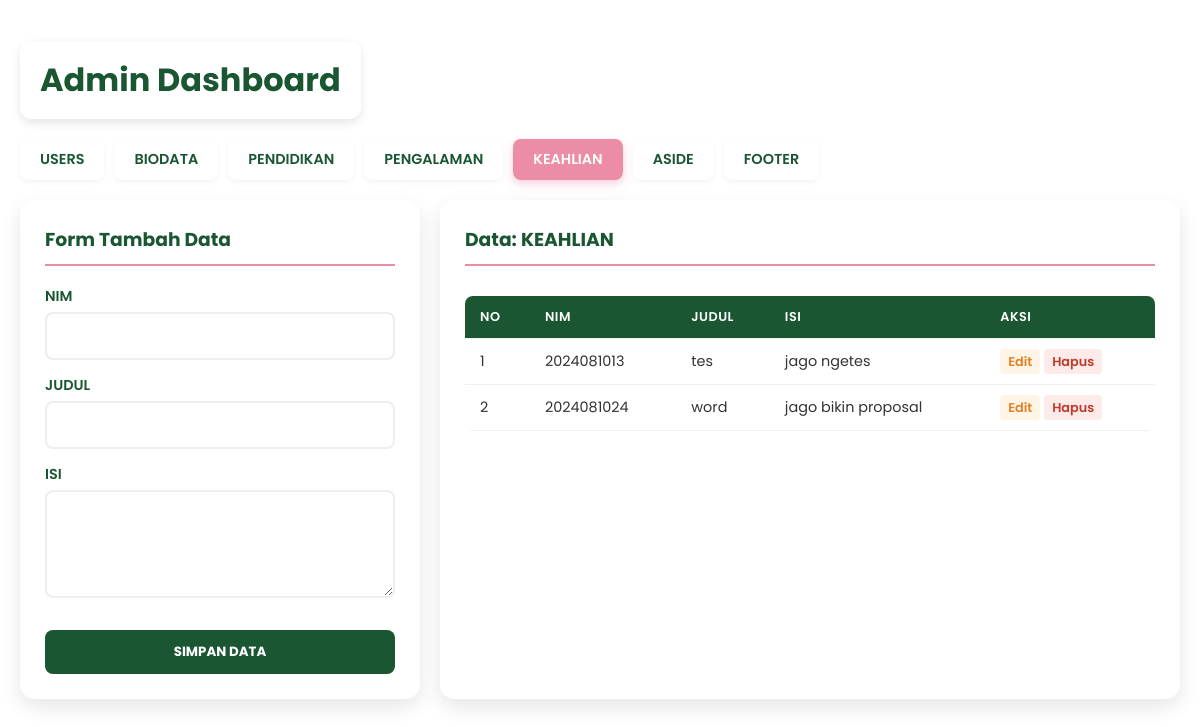
Screenshot of /admin_profile.php?tabel=tbl_keahlian with the database file from the repository.
### tables this page shows
CREATE TABLE `tbl_keahlian` (
  `id_keahlian` int(11) NOT NULL,
  `nim` varchar(20) DEFAULT NULL,
  `judul` varchar(100) DEFAULT NULL,
  `isi` text DEFAULT NULL
);

### admin_profile.php (the view, shortened to what this page needs)
<?php
include("koneksi.php");
$tabel_aktif = isset($_GET['tabel']) ? $_GET['tabel'] : 'tbl_users';
$allowed_tables = [
    'tbl_users'      => ['pk' => 'id_user', 'cols' => ['nim', 'nama_lengkap', 'foto_profil']],
    'tbl_biodata'    => ['pk' => 'id_biodata', 'cols' => ['nim', 'judul', 'isi']],
    'tbl_pendidikan' => ['pk' => 'id_pendidikan', 'cols' => ['nim', 'institusi', 'jurusan', 'tahun']],
    'tbl_pengalaman' => ['pk' => 'id_pengalaman', 'cols' => ['nim', 'judul', 'isi', 'foto']],
    'tbl_keahlian'   => ['pk' => 'id_keahlian', 'cols' => ['nim', 'judul', 'isi']],
    'tbl_aside'      => ['pk' => 'id_aside', 'cols' => ['nim', 'foto', 'nama_kegiatan', 'judul_lagu', 'keterangan', 'lagu']],
    'tbl_footer'     => ['pk' => 'id_footer', 'cols' => ['nim', 'linkedin', 'spotify', 'instagram', 'copyright', 'quote']]
];
$primaryKey = $allowed_tables[$tabel_aktif]['pk'];
$columns    = $allowed_tables[$tabel_aktif]['cols'];
$v_data = [];
$op     = isset($_GET['op']) ? $_GET['op'] : '';
?>
<!DOCTYPE html>
<html lang="id">
<head>
</head>
<body>
    <h1>Admin Dashboard</h1>
    <div class="nav-tabs">
        <?php foreach ($allowed_tables as $tbl => $info): ?>
            <a href="?tabel=<?php echo $tbl; ?>" class="<?php echo ($tabel_aktif == $tbl) ? 'active' : ''; ?>">
                <?php echo strtoupper(str_replace('tbl_', '', $tbl)); ?>
            </a>
        <?php endforeach; ?>
    </div>
    <div class="container">
        <div class="card" style="flex: 0 0 400px;">
            <h3>Form <?php echo ($op == 'edit') ? 'Edit' : 'Tambah'; ?> Data</h3>
            <form action="" method="POST" enctype="multipart/form-data">
                <?php if($tabel_aktif == 'tbl_aside'): ?>
                    <label>NIM</label>
                    <input type="text" name="nim" value="<?= $v_data['nim'] ?? '' ?>">
                    <div class="input-group-custom">
                        <strong>BAGIAN 1: KARTU HOBI</strong>
                        <label>Nama Kegiatan</label>
                        <input type="text" name="nama_kegiatan" value="<?= $v_data['nama_kegiatan'] ?? '' ?>" placeholder="Contoh: Membaca">
                        <label>Foto Kegiatan</label>
                        <input type="file" name="foto">
                        <input type="hidden" name="foto_old" value="<?= $v_data['foto'] ?? '' ?>">
                        <?php if(!empty($v_data['foto'])): ?>
                            <div class="form-preview">
                                <img src="uploads/<?= $v_data['foto'] ?>">
                                <label class="checkbox-del"><input type="checkbox" name="delete_foto" value="1"> Hapus foto?</label>
                            </div>
                        <?php endif; ?>
                    </div>
                    <div class="input-group-custom" style="border-left-color: #EC8CA6;">
                        <strong style="color: #EC8CA6;">BAGIAN 2: MUSIK</strong>
                        <label>Judul Lagu</label>
                        <input type="text" name="judul_lagu" value="<?= $v_data['judul_lagu'] ?? '' ?>" placeholder="Contoh: Kabar Bahagia">
                        <label>Artis / Keterangan</label>
                        <input type="text" name="keterangan" value="<?= $v_data['keterangan'] ?? '' ?>" placeholder="Contoh: Rumahsakit">
                        <label>File Lagu (.mp3)</label>
                        <input type="file" name="lagu" accept=".mp3,audio/*">
                        <input type="hidden" name="lagu_old" value="<?= $v_data['lagu'] ?? '' ?>">
                        <?php if(!empty($v_data['lagu'])): ?>
                            <div class="form-preview">
                                🎵 <?= $v_data['lagu'] ?>
                                <label class="checkbox-del"><input type="checkbox" name="delete_lagu" value="1"> Hapus lagu?</label>
                            </div>
                        <?php endif; ?>
                    </div>
                <?php else: ?>
                    <?php foreach ($columns as $col) {
                        $val = $v_data[$col] ?? '';
                        echo "<label>".strtoupper(str_replace('_',' ',$col))."</label>";
                        if (strpos($col, 'foto') !== false) {
                            echo "<input type='file' name='$col'>";
                            echo "<input type='hidden' name='{$col}_old' value='$val'>";
                            if (!empty($val)) {
                                echo "<div class='form-preview'><img src='uploads/$val'>";
                                echo "<label class='checkbox-del'><input type='checkbox' name='delete_$col' value='1'> Hapus foto ini?</label></div>";
                            }
                        } elseif ($col == 'isi' || $col == 'quote') {
                            echo "<textarea name='$col' rows='4'>$val</textarea>";
                        } else {
                            echo "<input type='text' name='$col' value='$val'>";
                        }
                    } ?>
                <?php endif; ?>
                <input type="submit" name="simpan" value="SIMPAN DATA" class="btn-save">
            </form>
        </div>
        <div class="card">
            <h3>Data: <?php echo strtoupper(str_replace('tbl_', '', $tabel_aktif)); ?></h3>
            <div style="overflow-x:auto;">
                <table>
                    <thead>
                        <tr>
                            <th>No</th>
                            <?php foreach ($columns as $col) echo "<th>".strtoupper(str_replace('_',' ',$col))."</th>"; ?>
                            <th>AKSI</th>
                        </tr>
                    </thead>
                    <tbody>
                        <?php
                        $r = $DB->query("SELECT * FROM $tabel_aktif ORDER BY $primaryKey DESC");
                        $no = 1;
                        while ($d = $r->fetch_assoc()) {
                            echo "<tr><td>".$no++."</td>";
                            foreach ($columns as $col) {
                                $isi = $d[$col] ?? '';
                                if(strpos($col, 'foto') !== false && !empty($isi))
                                    echo "<td><img src='uploads/$isi' class='preview'></td>";
                                elseif($col == 'lagu' && !empty($isi))
                                    echo "<td>🎵 Ada</td>";
                                else
                                    echo "<td>".(strlen($isi)>40 ? substr($isi,0,40)."..." : $isi)."</td>";
                            }
                            echo "<td>
                                <a href='?tabel=$tabel_aktif&op=edit&id={$d[$primaryKey]}' class='act-btn edit'>Edit</a>
                                <a href='?tabel=$tabel_aktif&op=hapus&id={$d[$primaryKey]}' onclick='return confirm(\"Yakin hapus data ini?\")' class='act-btn hapus'>Hapus</a>
                            </td></tr>";
                        }
                        ?>
                    </tbody>
                </table>
            </div>
        </div>
    </div>
</body>
</html>

### admin_profile.php (style rules this page uses)
* { box-sizing: border-box; }
body { font-family: 'Poppins', sans-serif; background: url('https://i.pinimg.com/1200x/59/c5/3e/59c53e7770ca3e101c78aabc9da77d4f.jpg') no-repeat center center fixed; background-size: cover; color: #333; padding: 20px; margin: 0; }
h1 { color: #1a5632; background: rgba(255, 255, 255, 0.9); padding: 15px 20px; border-radius: 12px; display: inline-block; box-shadow: 0 4px 10px rgba(0,0,0,0.1); margin-bottom: 20px; font-weight: 700; }
.nav-tabs { display: flex; flex-wrap: wrap; gap: 10px; margin-bottom: 20px; }
.nav-tabs a { text-decoration: none; padding: 10px 20px; background: rgba(255, 255, 255, 0.8); color: #1a5632; border-radius: 8px; font-weight: 600; font-size: 0.9rem; transition: all 0.3s ease; box-shadow: 0 2px 5px rgba(0,0,0,0.05); }
.nav-tabs a.active { background: #EC8CA6; color: white; box-shadow: 0 4px 10px rgba(236, 140, 166, 0.4); }
.container { display: flex; gap: 20px; flex-direction: column; }
@media (min-width: 900px) { .container { flex-direction: row; } }
.card { background: rgba(255, 255, 255, 0.95); padding: 25px; border-radius: 15px; box-shadow: 0 8px 20px rgba(0,0,0,0.1); flex: 1; backdrop-filter: blur(5px); }
.card h3 { margin-top: 0; color: #1a5632; border-bottom: 2px solid #EC8CA6; padding-bottom: 10px; margin-bottom: 20px; }
label { display: block; margin-top: 15px; font-weight: 600; font-size: 0.9rem; margin-bottom: 5px; color: #1a5632; }
input[type="text"], textarea { width: 100%; padding: 12px; border: 2px solid #eee; border-radius: 8px; font-family: 'Poppins', sans-serif; }
.btn-save { background: #1a5632; color: white; padding: 12px 20px; border: none; cursor: pointer; margin-top: 25px; border-radius: 8px; font-weight: 700; width: 100%; font-family: 'Poppins', sans-serif; transition: background 0.3s; }
table { width: 100%; border-collapse: collapse; margin-top: 10px; background: white; border-radius: 8px; overflow: hidden; }
th, td { padding: 12px 15px; text-align: left; font-size: 0.9rem; border-bottom: 1px solid #f0f0f0; }
th { background: #1a5632; color: white; font-weight: 600; text-transform: uppercase; font-size: 0.8rem; letter-spacing: 0.5px; }
a.act-btn { text-decoration: none; font-weight: 600; padding: 4px 8px; border-radius: 4px; font-size: 0.8rem; }
a.edit { color: #e67e22; background: #fff5e6; }
a.hapus { color: #c0392b; background: #fcebe9; }

### rows the page displays
tbl_keahlian: nim "2024081013", judul "tes", isi "jago ngetes"
tbl_keahlian: nim "2024081024", judul "word", isi "jago bikin proposal"

### other values shown
str_replace('tbl_', '', $tbl) "USERS"
str_replace('tbl_', '', $tbl) "BIODATA"
str_replace('tbl_', '', $tbl) "PENDIDIKAN"
str_replace('tbl_', '', $tbl) "PENGALAMAN"
str_replace('tbl_', '', $tbl) "KEAHLIAN"
str_replace('tbl_', '', $tbl) "ASIDE"
str_replace('tbl_', '', $tbl) "FOOTER"
str_replace('_',' ',$col) "NIM"
str_replace('_',' ',$col) "JUDUL"
str_replace('_',' ',$col) "ISI"
str_replace('tbl_', '', $tabel_aktif) "KEAHLIAN"
